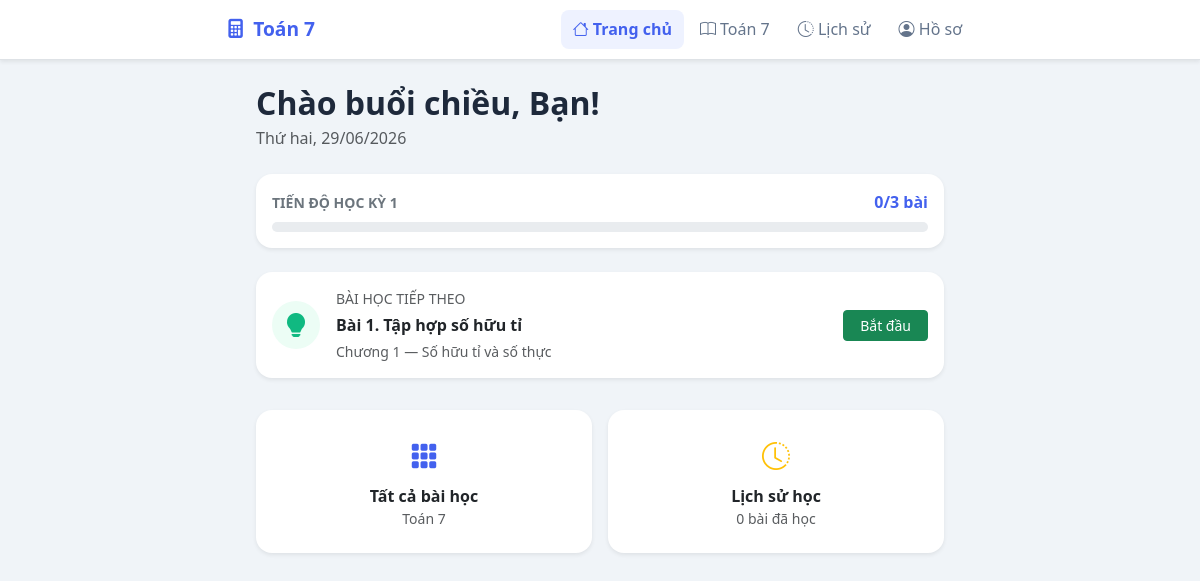
Page /pages/home.php on the committed database.
### tables this page shows
CREATE TABLE lesson (
    id            INT AUTO_INCREMENT PRIMARY KEY,
    chapter_no    TINYINT UNSIGNED NOT NULL,
    chapter_title VARCHAR(200)     NOT NULL,
    lesson_no     TINYINT UNSIGNED NOT NULL,
    title         VARCHAR(200)     NOT NULL,
    created_at    DATETIME DEFAULT CURRENT_TIMESTAMP
);

### pages/home.php (the view, shortened to what this page needs)
<?php
$db = get_db();
$student_id = STUDENT_ID;
$student = $db->prepare('SELECT name FROM student WHERE id = ?');
$student->execute([$student_id]);
$student = $student->fetch();
$name = $student ? $student['name'] : 'Bạn';
$next_stmt = $db->prepare('
    SELECT l.*
    FROM lesson l
    LEFT JOIN progress p ON l.id = p.lesson_id AND p.student_id = ?
    WHERE p.id IS NULL
    ORDER BY l.chapter_no ASC, l.lesson_no ASC
    LIMIT 1
');
$next_stmt->execute([$student_id]);
$next_lesson = $next_stmt->fetch();
$total_count = $db->query('SELECT COUNT(*) FROM lesson')->fetchColumn();
$done_count  = $db->prepare('SELECT COUNT(*) FROM progress WHERE student_id = ?');
$done_count->execute([$student_id]);
$done_count = $done_count->fetchColumn();
$hour = (int)date('H');
$greeting = $hour < 12 ? 'Chào buổi sáng' : ($hour < 18 ? 'Chào buổi chiều' : 'Chào buổi tối');
include '../includes/header.php';
?>
<div class="container-narrow">
  <div class="mb-4">
    <h2 class="fw-bold mb-1"><?= htmlspecialchars($greeting) ?>, <?= htmlspecialchars($name) ?>!</h2>
    <p class="text-muted mb-0"><?= strftime_vi(date('l, d/m/Y')) ?></p>
  </div>
  <?php if ($total_count > 0): ?>
  <div class="card border-0 shadow-sm mb-4">
    <div class="card-body">
      <div class="d-flex justify-content-between align-items-center mb-2">
        <span class="fw-semibold text-secondary small">TIẾN ĐỘ HỌC KỲ 1</span>
        <span class="fw-bold text-primary"><?= $done_count ?>/<?= $total_count ?> bài</span>
      </div>
      <div class="progress" style="height:10px;border-radius:8px;">
      </div>
    </div>
  </div>
  <?php endif; ?>
  <?php if ($next_lesson): ?>
  <div class="card border-0 shadow-sm mb-3 card-hover">
    <div class="card-body d-flex align-items-center gap-3">
      <div class="icon-circle bg-success-soft text-success">
        <i class="bi bi-lightbulb-fill fs-4"></i>
      </div>
      <div class="flex-grow-1 min-w-0">
        <div class="small text-muted mb-1">BÀI HỌC TIẾP THEO</div>
        <div class="fw-semibold text-truncate">
          Bài <?= $next_lesson['lesson_no'] ?>. <?= htmlspecialchars($next_lesson['title']) ?>
        </div>
        <div class="small text-muted mt-1">
          Chương <?= $next_lesson['chapter_no'] ?> — <?= htmlspecialchars($next_lesson['chapter_title']) ?>
        </div>
      </div>
      <a href="<?= BASE_URL ?>/pages/lesson.php?id=<?= $next_lesson['id'] ?>"
         class="btn btn-success btn-sm px-3 flex-shrink-0">Bắt đầu</a>
    </div>
  </div>
  <?php endif; ?>
  <div class="row g-3 mt-2">
    <div class="col-6">
      <a href="<?= BASE_URL ?>/pages/math7.php" class="card border-0 shadow-sm card-hover text-decoration-none">
        <div class="card-body text-center py-4">
          <i class="bi bi-grid-3x3-gap-fill text-primary fs-3 mb-2 d-block"></i>
          <div class="fw-semibold text-dark">Tất cả bài học</div>
          <div class="small text-muted">Toán 7</div>
        </div>
      </a>
    </div>
    <div class="col-6">
      <a href="<?= BASE_URL ?>/pages/history.php" class="card border-0 shadow-sm card-hover text-decoration-none">
        <div class="card-body text-center py-4">
          <i class="bi bi-clock-history text-warning fs-3 mb-2 d-block"></i>
          <div class="fw-semibold text-dark">Lịch sử học</div>
          <div class="small text-muted"><?= $done_count ?> bài đã học</div>
        </div>
      </a>
    </div>
  </div>
</div>
<?php
include '../includes/footer.php';
function strftime_vi(string $str): string {
    $days = ['Sunday'=>'Chủ nhật','Monday'=>'Thứ hai','Tuesday'=>'Thứ ba',
             'Wednesday'=>'Thứ tư','Thursday'=>'Thứ năm','Friday'=>'Thứ sáu','Saturday'=>'Thứ bảy'];
    foreach ($days as $en => $vi) $str = str_replace($en, $vi, $str);
    return $str;
}
?>

### assets/css/app.css (style rules this page uses)
:root { --primary: #4361EE; --primary-soft: #EEF2FF; --success: #10B981; --success-soft: #ECFDF5; --danger: #EF4444; --warning: #F59E0B; --info: #3B82F6; --bg: #F0F4F8; --card-radius: 16px; --shadow: 0 2px 12px rgba(0,0,0,.08); }
body { background-color: var(--bg); font-family: 'Segoe UI', system-ui, -apple-system, sans-serif; color: #1E293B; }
.container-narrow { max-width: 720px; margin: 0 auto; padding: 0 16px; }
.card { border-radius: var(--card-radius) !important; box-shadow: var(--shadow); }
.card-hover { transition: transform .15s, box-shadow .15s; cursor: pointer; }
.bg-success-soft { background-color: var(--success-soft); }
.text-primary { color: var(--primary) !important; }
.text-success { color: var(--success) !important; }
.icon-circle { width: 48px; height: 48px; border-radius: 50%; display: flex; align-items: center; justify-content: center; flex-shrink: 0; }
.min-w-0 { min-width: 0; }

### rows in the picture
lesson: lesson_no "1", title "Tập hợp số hữu tỉ", chapter_no "1", chapter_title "Số hữu tỉ và số thực"

### other values in the picture
$name "Bạn"
$done_count "0"
$total_count "3"
